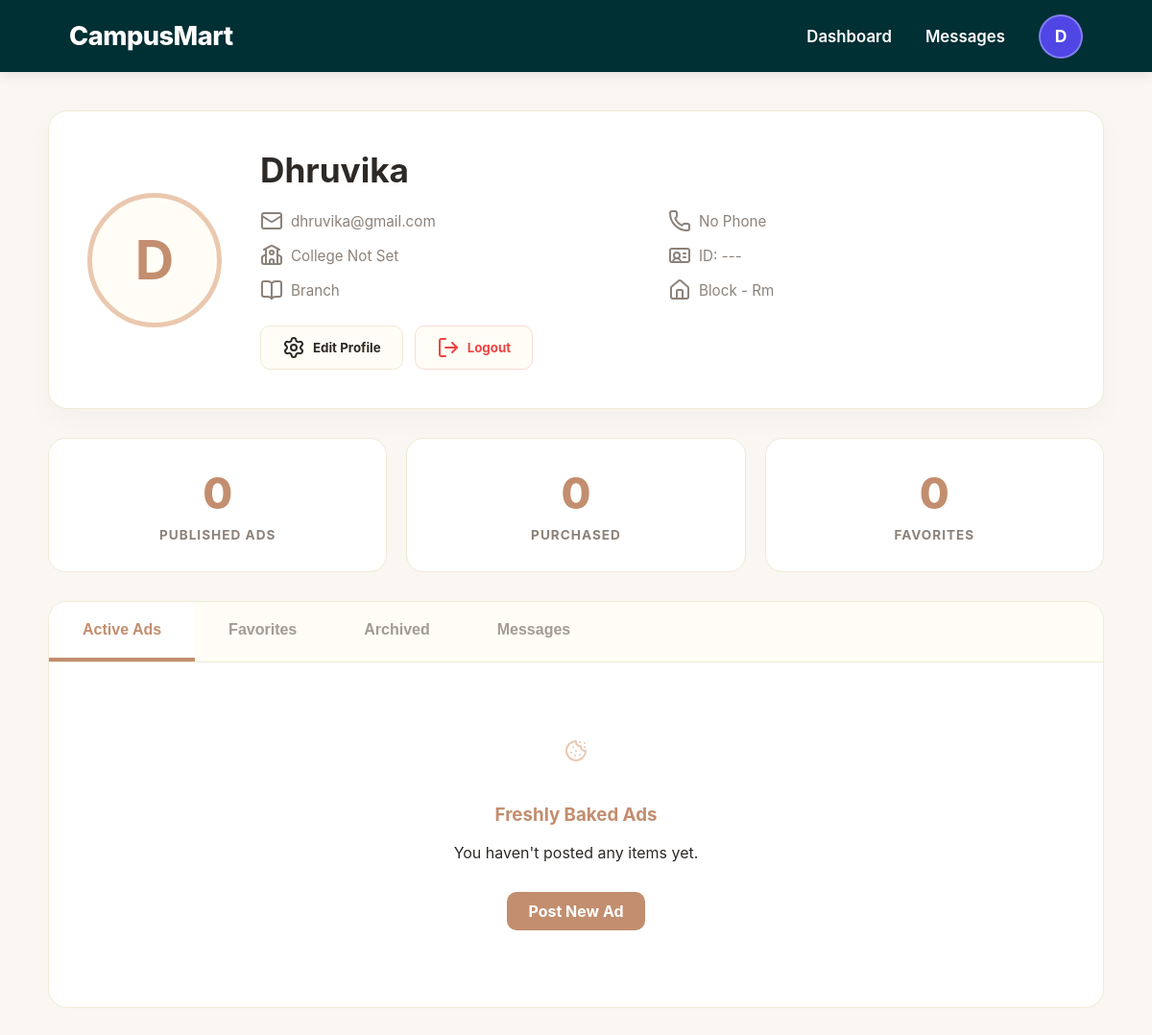
Screenshot of /user-details/ (signed in) with the database file from the repository.
### campusmart/marketplace/models.py (models this page shows, shortened)
class User(AbstractUser):
    USER_ROLES = (('user', 'User'), ('admin', 'Admin'))
    role = models.CharField(max_length=10, choices=USER_ROLES, default='user')
    name = models.CharField(max_length=150, blank=True)
    phone_number = models.CharField(max_length=15, blank=True, null=True)
    profile_image = models.ImageField(upload_to='profiles/', blank=True, null=True)
    bio = models.TextField(blank=True, null=True)
    college_name = models.CharField(max_length=255, blank=True, null=True)
    college_id = models.CharField(max_length=50, blank=True, null=True)
    branch = models.CharField(max_length=100, blank=True, null=True)
    hostel_block = models.CharField(max_length=50, blank=True, null=True)
    room_no = models.CharField(max_length=20, blank=True, null=True)
    is_admin_user = models.BooleanField(default=False)
    is_verified = models.BooleanField(default=False)
    is_blocked = models.BooleanField(default=False)
    otp_code = models.CharField(max_length=6, blank=True, null=True)
    otp_created_at = models.DateTimeField(blank=True, null=True)

### campusmart/marketplace/views.py (the view)
# urls.py: path('user-details/', views.user_details, name='user_details'),
@login_required
def user_details(request):
    user = request.user
    context = {
        'user': user,
        'published_count': Product.objects.filter(seller=user).count(),
        'purchased_count': Product.objects.filter(buyer=user, status='sold').count(),
        'user': user,
        'published_count': Product.objects.filter(seller=user).count(),
        'purchased_count': Product.objects.filter(buyer=user, status='sold').count(),
        'favorite_count': Favorite.objects.filter(user=user).count(),
        'favorites': Favorite.objects.filter(user=user).select_related('product'),
    }
    return render(request, 'user_details.html', context)

### campusmart/marketplace/templates/user_details.html (shortened to what this page needs)
{% load static %}
<!DOCTYPE html>
<html lang="en">
<head>
</head>
<body>
    <nav class="navbar">
        <div class="logo" onclick="location.href='{% url 'dashboard' %}'">CampusMart</div>
        <div class="nav-right">
            <a href="{% url 'dashboard' %}">Dashboard</a>
            <a href="{% url 'chat_system' %}">Messages</a>
            <div class="nav-avatar">{{ user.username.0|upper }}</div>
        </div>
    </nav>
    <div class="main-content">
        <div class="profile-card">
            <div class="profile-pic-large">{{ user.username.0|upper }}</div>
            <div style="flex-grow: 1;">
                <h1 style="margin:0; font-size: 2.2rem; color: var(--text-main);">{{ user.username|title }}</h1>
                <div class="campus-info-grid">
                    <div class="info-item"><i data-lucide="mail" size="16"></i> {{ user.email }}</div>
                    <div class="info-item"><i data-lucide="phone" size="16"></i> {{user.phone_number|default:"No Phone"}}</div>
                    <div class="info-item"><i data-lucide="school" size="16"></i> {{ user.college_name|default:"College Not Set" }}</div>
                    <div class="info-item"><i data-lucide="id-card" size="16"></i> ID: {{ user.college_id|default:"---" }}</div>
                    <div class="info-item"><i data-lucide="book-open" size="16"></i> {{ user.branch|default:"Branch" }}</div>
                    <div class="info-item"><i data-lucide="home" size="16"></i> {{ user.hostel_block|default:"Block" }} - {{ user.room_no|default:"Rm" }}</div>
                </div>
                <div class="action-btns">
                    <button class="btn" onclick="openModal()"><i data-lucide="settings" size="18"></i> Edit
                        Profile</button>
                    <form action="{% url 'logout' %}" method="POST" style="margin: 0;">
                        <button type="submit" class="btn btn-logout">
                            <i data-lucide="log-out" size="18"></i> Logout
                        </button>
                    </form>
                </div>
            </div>
        </div>
        <div class="stats-grid">
            <div class="stat-card">
                <h2>{{ published_count|default:"0" }}</h2>
                <p>Published Ads</p>
            </div>
            <div class="stat-card">
                <h2>{{ purchased_count|default:"0" }}</h2>
                <p>Purchased</p>
            </div>
            <div class="stat-card">
                <h2>{{ favorite_count|default:"0" }}</h2>
                <p>Favorites</p>
            </div>
        </div>
        <div class="tabs-container">
            <div class="tabs-nav">
                <button class="tab-btn active" onclick="switchTab(event, 'active-ads')">Active Ads</button>
                <button class="tab-btn" onclick="switchTab(event, 'favorites')">Favorites</button>
                <button class="tab-btn" onclick="switchTab(event, 'archived')">Archived</button>
                <button class="tab-btn" onclick="location.href='{% url 'chat_system' %}'">Messages</button>
            </div>
            <div id="active-ads" class="tab-content active">
                <i data-lucide="cookie" size="64" style="color: var(--accent-warm); margin-bottom: 20px;"></i>
                <h3 style="color: var(--stat-val);">Freshly Baked Ads</h3>
                {% if published_count > 0 %}
                <p>You have {{ published_count }} active listings.</p>
                {% else %}
                <p>You haven't posted any items yet.</p>
                {% endif %}
                <a href="{% url 'upload_product' %}" class="btn"
                    style="display:inline-flex; margin-top:15px; background: var(--stat-val); color: white; border: none;">Post
                    New Ad</a>
            </div>
        </div>
    </div>
</body>
</html>

### campusmart/marketplace/templates/user_details.html (style rules this page uses)
:root { --nav-bg: #002f34; --bg-body: #FAF7F2; --card-bg: #FFFFFF; --accent-warm: #EAC8AF; --accent-indigo: #4f46e5; --text-main: #2D2926; --border-soft: #F0EAD6; --stat-val: #C28E6F; --danger: #ef4444; }
body { font-family: 'Inter', system-ui, -apple-system, sans-serif; background-color: var(--bg-body); margin: 0; color: var(--text-main); }
.navbar { background-color: var(--nav-bg); height: 75px; padding: 0 6%; display: flex; justify-content: space-between; align-items: center; color: white; position: sticky; top: 0; z-index: 1000; box-shadow: 0 4px 12px rgba(0, 0, 0, 0.08); }
.logo { font-size: 1.7rem; font-weight: 800; cursor: pointer; letter-spacing: -0.5px; }
.nav-right { display: flex; gap: 35px; align-items: center; }
.nav-right a { color: white; text-decoration: none; font-weight: 600; font-size: 1.05rem; transition: 0.2s; }
.nav-avatar { width: 42px; height: 42px; background: var(--accent-indigo); border-radius: 50%; display: flex; align-items: center; justify-content: center; font-weight: bold; border: 2px solid rgba(255, 255, 255, 0.3); font-size: 1.1rem; }
.main-content { max-width: 1100px; margin: 40px auto; padding: 0 20px; }
.profile-card { background: var(--card-bg); border-radius: 20px; padding: 40px; display: flex; align-items: center; gap: 40px; box-shadow: 0 10px 30px rgba(0, 0, 0, 0.03); border: 1px solid var(--border-soft); }
.profile-pic-large { width: 130px; height: 130px; background: #FFFDF5; color: var(--stat-val); border-radius: 50%; display: flex; align-items: center; justify-content: center; font-size: 3.5rem; font-weight: 700; border: 5px solid var(--accent-warm); }
.campus-info-grid { display: grid; grid-template-columns: 1fr 1fr; gap: 12px; margin-top: 20px; font-size: 0.95rem; color: #8C8279; }
.info-item { display: flex; align-items: center; gap: 8px; }
.action-btns { display: flex; gap: 12px; margin-top: 25px; align-items: center; }
.btn { padding: 10px 22px; border-radius: 10px; font-weight: 700; cursor: pointer; display: flex; align-items: center; gap: 8px; transition: 0.3s; border: 1px solid var(--border-soft); background: #FFFDF5; text-decoration: none; color: var(--text-main); font-family: inherit; }
.btn-logout { color: var(--danger); border-color: #FADBD8; background: #FFFDF5; }
.stats-grid { display: grid; grid-template-columns: repeat(3, 1fr); gap: 20px; margin: 30px 0; }
.stat-card { background: var(--card-bg); padding: 30px 20px; border-radius: 18px; text-align: center; border: 1.5px solid var(--border-soft); }
.stat-card h2 { font-size: 2.8rem; margin: 0; color: var(--stat-val); font-weight: 800; }
.stat-card p { margin: 8px 0 0; color: #8C8279; font-size: 0.85rem; text-transform: uppercase; font-weight: 700; letter-spacing: 1px; }
.tabs-container { background: var(--card-bg); border-radius: 20px; border: 1px solid var(--border-soft); overflow: hidden; }
.tabs-nav { display: flex; background: #FFFDF5; border-bottom: 1px solid var(--border-soft); }
.tab-btn { padding: 20px 35px; font-weight: 700; font-size: 1rem; color: #A39B94; cursor: pointer; border: none; background: none; border-bottom: 4px solid transparent; }
.tab-btn.active { color: var(--stat-val); border-bottom-color: var(--stat-val); background: white; }
.tab-content { padding: 80px 20px; text-align: center; display: none; }
.tab-content.active { display: block; }

### rows the page displays
User: username.0 "D", username "Dhruvika", email "dhruvika@gmail.com", phone_number "No Phone", college_name "College Not Set", college_id "---", branch "Branch", hostel_block "Block", room_no "Rm"

### other values shown
{{ published_count|default:"0" }} "0"
{{ purchased_count|default:"0" }} "0"
{{ favorite_count|default:"0" }} "0"
